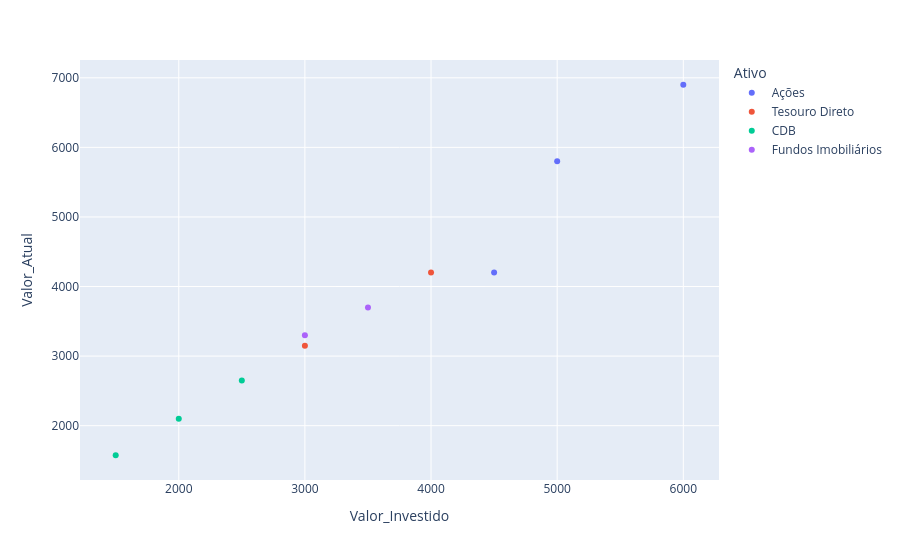

Notebook code cell kept with this figure:
### Markdown cell above
- Visualização: Criar um gráfico de dispersão com Plotly, relacionando `Valor_Investido` (eixo x) e `Valor_Atual` (eixo y), com cores diferenciadas por `Ativo`  
  *Dica: Considere utilizar uma função de Plotly Express voltada para visualizações de dispersão, que permite identificar a relação entre valores investidos e retornos.*

### Code cell
fig = px.scatter(
    df,
    x='Valor_Investido',
    y='Valor_Atual',
    color='Ativo'
)
fig.show()

### Figure 1 — Plotly figure (JSON) as saved in the notebook; plotly's stock layout.template omitted (floating-point values rounded to 4 significant figures)
{"data": [{"hovertemplate": "Ativo=Ações<br>Valor_Investido=%{x}<br>Valor_Atual=%{y}<extra></extra>", "legendgroup": "Ações", "marker": {"color": "#636efa", "symbol": "circle"}, "mode": "markers", "name": "Ações", "orientation": "v", "showlegend": true, "type": "scatter", "x": [5000, 4500, 6000], "xaxis": "x", "y": [5800, 4200, 6900], "yaxis": "y"}, {"hovertemplate": "Ativo=Tesouro Direto<br>Valor_Investido=%{x}<br>Valor_Atual=%{y}<extra></extra>", "legendgroup": "Tesouro Direto", "marker": {"color": "#EF553B", "symbol": "circle"}, "mode": "markers", "name": "Tesouro Direto", "orientation": "v", "showlegend": true, "type": "scatter", "x": [3000, 4000], "xaxis": "x", "y": [3150, 4200], "yaxis": "y"}, {"hovertemplate": "Ativo=CDB<br>Valor_Investido=%{x}<br>Valor_Atual=%{y}<extra></extra>", "legendgroup": "CDB", "marker": {"color": "#00cc96", "symbol": "circle"}, "mode": "markers", "name": "CDB", "orientation": "v", "showlegend": true, "type": "scatter", "x": [2000, 2500, 1500], "xaxis": "x", "y": [2100, 2650, 1575], "yaxis": "y"}, {"hovertemplate": "Ativo=Fundos Imobiliários<br>Valor_Investido=%{x}<br>Valor_Atual=%{y}<extra></extra>", "legendgroup": "Fundos Imobiliários", "marker": {"color": "#ab63fa", "symbol": "circle"}, "mode": "markers", "name": "Fundos Imobiliários", "orientation": "v", "showlegend": true, "type": "scatter", "x": [3500, 3000], "xaxis": "x", "y": [3700, 3300], "yaxis": "y"}], "layout": {"legend": {"title": {"text": "Ativo"}, "tracegroupgap": 0}, "margin": {"t": 60}, "xaxis": {"anchor": "y", "domain": [0, 1], "title": {"text": "Valor_Investido"}}, "yaxis": {"anchor": "x", "domain": [0, 1], "title": {"text": "Valor_Atual"}}}}
